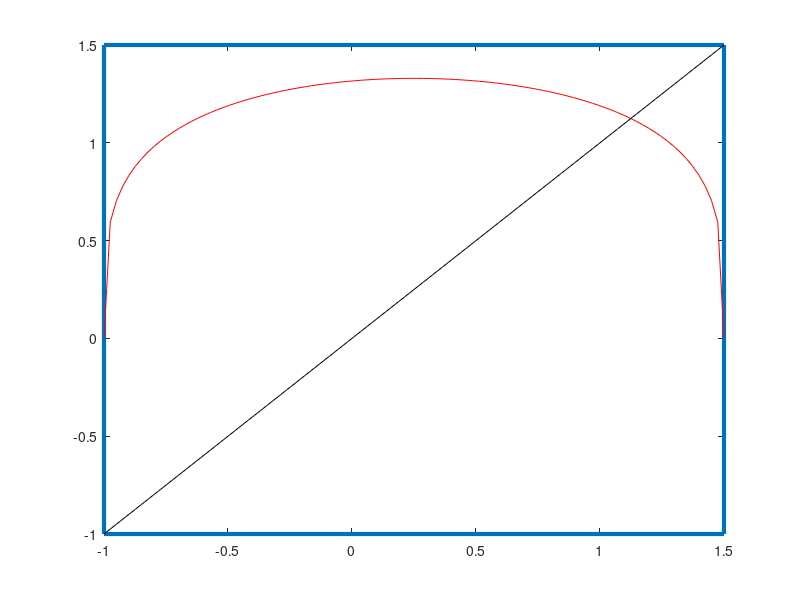

Here is the MATLAB script that generated this plot: (Note: this script raises an error after producing the figure.)
% Titlu: Tema 6
% Autor: Ana-Cristina Rogoz
% Grupa: 332

%%%%%%%%%%%%%%
% Exercitiul 3
%%%%%%%%%%%%%%
f = @(x) x.^4 + 2*x.^2 - x - 3;
g = @(x) (3 + x - 2*x.^2).^(1/4);

% a) 
% daca x* este punct fix pentru g => g(x) = x 
% (3 + x - 2*x.^2).^(1/4) = x - ridicam la puterea a patra
% => 3 + x - 2*x.^2 = x.^4 => x.^4 + 2*x.^2 - x - 3 = 0 => f(x) = 0, deci
% radacina pentru f 

% b) 
% functia g este definita daca 3 + x - 2*x.^2 >= 0. Deoarece coeficientul 
% lui x.^2 este negativ, g va lua valori pozitive intre radacini. 
% delta = 1 + 4 * 3 * 2 = 25 => x1 = - (-1 - 5) / 4 = 3 / 2, 
% x2 = - (-1 + 5) / 4 = -1 => g este definit pe intervalul [-1, 3/2]

% c) 
a = -1;
b = 3/2;
figure
plot([a b b a a], [a a b b a], 'LineWidth', 3);
x = linspace(a,b,100);
hold on
plot(x, g(x), 'r');

plot(x,x, 'k');
% Graficul lui g(x) pe intervalul [a,b] ramane in interiorul patratului;
% oricare x intre [-1, 3/2], g(x) intre [-1, 3/2] 

% d) 
figure
syms arg
dg = matlabFunction(diff(g(arg)));
plot(x, dg(x), '-b');
hold on
plot([a b], [-1 -1], '-k');
plot([a b], [1 1], '-k');

% Functia g pe intervalul [a,b] ia valori in interiorul patratului, dar nu 
% putem aplica metoda pe acest interval deoarece derivata functiei
% pe [-1, 3/2] nu este cuprinsa intre (-1, 1); 

% Consideram un alt interval [0.85, 1.25]
a = 0.85; 
b = 1.25;
figure
plot([a b b a a], [a a b b a], 'LineWidth', 3);
x = linspace(a,b,100);
hold on
plot(x, g(x), 'r');

plot(x,x, 'k');
% Pe [0.85, 1.25] functia g ia valori in acest interval.

figure 
plot(x, dg(x), '-b');
hold on
plot([a b], [-1 -1], '-k');
plot([a b], [1 1], '-k');
% Derivata functiei g pe [0.85, 1.25] este cuprinsa intre (-1, 1), asadar
% putem aplica metoda punctului fix. 

% e) 
x0 = 0.85;
eps = 10^(-5);
x_punct_fix = pctFix(g, x0, eps);

a = 0.85; 
b = 1.25;
figure
x = linspace(a,b,100);
plot(x, g(x), 'r');
hold on
plot(x_punct_fix, g(x_punct_fix), 'ob');
plot(x,x, 'k');

%%%%%%%%%%%%%%
% Exercitiul 4
%%%%%%%%%%%%%%
%%
% a) 
g = @(x) ((x + 3)./(x.^2 + 2)).^(1/2);

% Daca x* este punct fix pentru g => g(x) = x => 
% ((x + 3)/(x.^2 + 2)).^(1/2) = x, ridicam la puterea a doua
%  => (x + 3)/(x.^2 + 2) = x.^2 => x + 3 = x.^4 + 2*x.^2 => 
% x.^4 + 2*x.^2 - 3 - x = 0 => f(x) = 0, deci x* radacina pentru f.

% Functia g este definita atunci cand (x + 3)/(x.^2 + 2) >= 0. Numitorul
% este strict pozitiv, iar numaratorul este >= 0 cand x + 3 >= 0 => x >= -3
% Domeniul de definitie al functiei g este [-3, inf)

% Pentru a reprezenta patratul alegem o valoare mare pentru b in loc de
% infinit pentru a vedea cum se comporta functia g. La infinit g tinde la
% zero. 
a = -3;
b = 100;
figure
plot([a b b a a], [a a b b a], 'LineWidth', 3);
x = linspace(a,b,100);
hold on
plot(x, g(x), 'r');
plot(x, x);

figure 
syms arg
dg = matlabFunction(diff(g(arg)));
plot(x, dg(x), '-b');
hold on
plot([a b], [-1 -1], '-k');
plot([a b], [1 1], '-k');

% Graficul functiei g se afla in interiorul patratului astfel ca oricare x 
% din [-3, inf), g(x) intre [-3, inf)
% Insa, g'(x) pe [-3, inf) nu apartine (-1, 1), oricare x din interval. 
% Asadar, alegem un alt interval: [a,b] = [0, 2].

a = 0;
b = 2;
figure
plot([a b b a a], [a a b b a], 'LineWidth', 3);
x = linspace(a,b,100);
hold on
plot(x, g(x), 'r');
plot(x, x);

figure 
syms arg
dg = matlabFunction(diff(g(arg)));
plot(x, dg(x), '-b');
hold on
plot([a b], [-1 -1], '-k');
plot([a b], [1 1], '-k'); 

% Putem aplica teorema punctului fix.
x0 = 0;
eps = 10^(-5);
x_punct_fix = pctFix(g, x0, eps);

a = 0; 
b = 2;
figure
x = linspace(a,b,100);
plot(x, g(x), 'r');
hold on
plot(x_punct_fix, g(x_punct_fix), 'ob');
plot(x,x, 'k');



%% 
% b) 
g = @(x) ((x + 3 - x.^4)./2).^(1/2);

% Daca x* este punct fix pentru g => g(x) = x => 
% ((x + 3 - x.^4)./2).^(1/2) = x, ridicam la puterea a doua
% => (x + 3 - x.^4)./2 = x.^2 => x + 3 - x.^4 = 2 * x.^2 => 
% x.^4 + 2*x.^2 - 3 - x = 0 => f(x) = 0, deci x* radacina pentru f.

% Functia g este definita atunci cand (x + 3 - x.^4) >= 0 (intre radacini)  
% => x1 = -1.1640, x2 = 1.4526 radacini reale. 
% Domeniul de definitie al functiei g este [-1.1640, 1.4526]

a = -1.1640;
b = 1.4526;
figure
plot([a b b a a], [a a b b a], 'LineWidth', 3);
x = linspace(a,b,100);
hold on
plot(x, g(x), 'r');
plot(x, x);

figure 
syms arg
dg = matlabFunction(diff(g(arg)));
plot(x, dg(x), '-b');
hold on
plot([a b], [-1 -1], '-k');
plot([a b], [1 1], '-k');

% Graficul functiei g se afla in interiorul patratului astfel ca oricare x 
% din [-1.1640, 1.4526], g(x) intre [-1.1640, 1.4526]
% Insa, g'(x) pe [-1.1640, 1.4526] nu apartine (-1, 1), oricare x din 
% interval.

% g'(x) este cuprins intre (-1, 1) daca x apartine [-0.86, 1.1]. 
% De asemenea, intre [-0.5 si 1.1] aproximativ, g(x) > 1.1 adica valoarea 
% maxima pe care am putea-o lua pentru ca derivata sa fie intre (-1, 1).
% Daca am luat valori intre [-0.86, -0.5], g(x) pe acel interval este 
% pozitiv deci nu va intersecta prima bisectoare si de asemenea graficul
% nu va fi in interiorul patratului. Asadar, nu putem alege un interval 
% pentru a aplica metoda punctului fix, iar x* nu ar putea converge 
% niciodatala solutia pozitiva a lui f(x) = 0 (x = 1.1241), deoarece g'(x)
% este < -1 in acel punct. 

%% 
%%%%%%%%%%%%%%
% Exercitiul 6
%%%%%%%%%%%%%%

ec1 = @(x1, x2) x1.^2 - 10*x1 + x2.^2 + 8;
ec2 = @(x1, x2) x1*x2.^2 + x1 - 10*x2 + 8;

% a) 
% "=>" Fie x* = (x1, x2) solutie a sistemului neliniar, inseamna ca 
% x1.^2 - 10*x1 + x2.^2 + 8 = 0 si x1*x2.^2 + x1 - 10*x2 + 8 = 0 =>
% x1.^2 + x2.^2 + 8 = 10 * x1 si x1*x2.^2 + x1 + 8 = 10 * x2 =>
% (x1.^2 + x2.^2 + 8) / 10 = x1 si (x1*x2.^2 + x1 + 8) / 10 = x2 =>
% G(x1, x2) = (x1, x2) = x* punct fix
% "<=" Fie x* = (x1, x2) punct fix pentru G(x1, x2), inseamna ca 
% G(x1, x2) = (x1, x2) => (x1.^2 + x2.^2 + 8) / 10 = x1 => 
% => x1.^2 + x2.^2 + 8 - 10*x1 = 0 si (x1*x2.^2 + x1 + 8)/10 = x2 =>
% x1*x2.^2 + x1 + 8 - 10*x2 = 0, deci solutie pentru sistemul neliniar dat.

% b) functia G admite un singur punct fix pe domeniul D = {(x1, x2) | 0 <=
% x1, x2 <= 1.5} <=> 
% 1) oricare (x1, x2) din D, G(x1,x2) apartine lui D^2. 
%    * luam prima ramura (x1.^2 + x2.^2 + 8) / 10 si observam ca atinge
%    valoarea minima in (0,0) si anume  4 / 5 iar valoarea maxima in (1.5,
%    1.5) si anume (1.5^2 + 1.5^2 + 8) / 10 = 1.25. Asadar prima ramura
%    este cuprinsa intre (0, 1.5).
%    * luam cea de-a doua ramura (x1*x2.^2 + x1 + 8)/10 si observam ca
%    atinge valoarea minima in (0,0) si anume 8/10 = 4/5 iar valoarea
%    maxima in (1.5, 1.5) si anume (1.5 * 1.5^2 + 1.5 + 8) / 10 = 1.28.
%    Asadar si cea de-a doua ramura este cuprinsa (0, 1.5). 
% 2) |G'(x1, x2)| <= q < 1, oricare (x1, x2) din D^2 
%    * pentru prima ramura, derivam in functie de x1 si x2. 
%      G1(x1, x2)/dx1 = 2*x1/10 este cuprins in [0, 0.3] 
%      G1(x1, x2)/dx2 = 2*x2/10 este cuprins in [0, 0.3]
%    * pentru cea de-a doua ramura, derivam in functie de x1 si x2.
%      G2(x1, x2)/dx1 = (x2^2 + 1)/10 este cuprins in [0.1, 0.325]
%      G2(x1, x2)/dx2 = 2*x1*x2 / 10 este cuprins in [0, 0.45]
%     Asadar, modulul derivatelor este strict mai mic decat 1.
% => din 1) si 2) G(x1, x2) admite un unic punct fix pe domeniul D. 
 
% c) 
g1 = @(x1, x2) (x1.^2 + x2.^2 + 8)/10;
g2 = @(x1, x2) (x1*x2.^2 + x1 + 8)/10;
x0 = [0 0];
eps = 10^(-5)
x_punct_fix = pctFix2D(g1, g2, x0, eps);
%%
% d)
syms x1 x2
F1 = x1.^2 - 10.*x1 + x2.^2 + 8;
F2 = x1*x2.^2 + x1 - 10*x2 + 8;
figure
ez1 = ezplot(F1, [0, 1.5, 0, 1.5]);
hold on
ez2 = ezplot(F2, [0, 1.5, 0, 1.5])
grid on
axis equal
set(ez1, 'color', [0 0 1]);
plot(x_punct_fix(1), x_punct_fix(2), 'or');
title('Curbele celor doua ramuri');
legend('x1^2 - 10*x1 + x2^2 + 8', 'x1*x2^2 + x1 - 10*x2 + 8', 'Punct fix');
%% 
%%%%%%%%%%%%%%
% Functii 
%%%%%%%%%%%%%%

%%%%%%%%%%%%%%
% Exercitiul 3
%%%%%%%%%%%%%%
function x_sol = pctFix(g, x0, eps)
x1 = g(x0);
while (abs(x1 - x0) >= eps)
    x0 = x1;
    x1 = g(x0);
end
x_sol = x1;
end

%%%%%%%%%%%%%%
% Exercitiul 4
%%%%%%%%%%%%%%
function x_sol = pctFix2D(g1, g2, x0, eps)
x1 = zeros(2, 1);
x1 = [g1(x0(1), x0(2)), g2(x0(1), x0(2))]
while (norm(x1 - x0) >= eps)
    x0 = x1;
    x1 = [g1(x0(1), x0(2)), g2(x0(1), x0(2))];
end
x_sol = x1;
end

